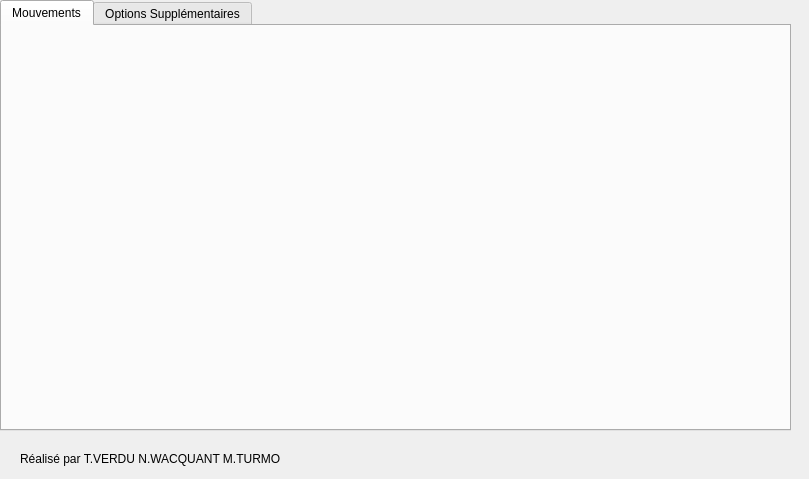
<?xml version="1.0" encoding="UTF-8"?>
<ui version="4.0">
 <class>FenetreOption</class>
 <widget class="QDialog" name="FenetreOption">
  <property name="geometry">
   <rect>
    <x>0</x>
    <y>0</y>
    <width>809</width>
    <height>479</height>
   </rect>
  </property>
  <property name="windowTitle">
   <string>Dialog</string>
  </property>
  <widget class="QTabWidget" name="CommentUtiliser">
   <property name="geometry">
    <rect>
     <x>0</x>
     <y>0</y>
     <width>791</width>
     <height>431</height>
    </rect>
   </property>
   <property name="currentIndex">
    <number>0</number>
   </property>
   <property name="tabsClosable">
    <bool>false</bool>
   </property>
   <property name="movable">
    <bool>false</bool>
   </property>
   <widget class="QWidget" name="tab">
    <attribute name="title">
     <string>Mouvements</string>
    </attribute>
    <widget class="QLabel" name="label_image">
     <property name="geometry">
      <rect>
       <x>0</x>
       <y>0</y>
       <width>721</width>
       <height>351</height>
      </rect>
     </property>
     <property name="text">
      <string/>
     </property>
    </widget>
   </widget>
   <widget class="QWidget" name="tab_2">
    <attribute name="title">
     <string>Options Supplémentaires</string>
    </attribute>
    <widget class="QLabel" name="textInfoWifiBot">
     <property name="geometry">
      <rect>
       <x>20</x>
       <y>10</y>
       <width>671</width>
       <height>181</height>
      </rect>
     </property>
     <property name="text">
      <string/>
     </property>
    </widget>
    <widget class="QLabel" name="label_2">
     <property name="geometry">
      <rect>
       <x>10</x>
       <y>20</y>
       <width>701</width>
       <height>121</height>
      </rect>
     </property>
     <property name="text">
      <string>&lt;html&gt;&lt;head/&gt;&lt;body&gt;&lt;p&gt;Vous avez la possibilité de prendre des captures d'écran de ce que le WifiBot voit à travers sa caméra.&lt;/p&gt;&lt;p&gt;Ces captures seront enregistrées dans le répertoire &amp;quot;CaptureDecran&amp;quot; dans le dossier du projet.&lt;/p&gt;&lt;p&gt;Les noms des images seront enregistrées à la date et à l'heure de capture.&lt;/p&gt;&lt;p&gt;Pour capturer une image, il vous suffit d'appuyer sur 'A', ou de cliquer sur le bouton 'Appareil Photo'.&lt;/p&gt;&lt;/body&gt;&lt;/html&gt;</string>
     </property>
    </widget>
    <widget class="QLabel" name="label_3">
     <property name="geometry">
      <rect>
       <x>0</x>
       <y>190</y>
       <width>561</width>
       <height>131</height>
      </rect>
     </property>
     <property name="text">
      <string>&lt;html&gt;&lt;head/&gt;&lt;body&gt;&lt;p&gt;Il vous est également possible d'arrêter ou de remettre le son. &lt;/p&gt;&lt;p&gt;Le son est activé par défaut, il vous suffit d'appuyer sur 'C', ou de cliquer le bouton 'Activer/Désactiver le son'.&lt;/p&gt;&lt;/body&gt;&lt;/html&gt;</string>
     </property>
    </widget>
   </widget>
  </widget>
  <widget class="QLabel" name="label">
   <property name="geometry">
    <rect>
     <x>20</x>
     <y>450</y>
     <width>591</width>
     <height>17</height>
    </rect>
   </property>
   <property name="text">
    <string>Réalisé par T.VERDU N.WACQUANT M.TURMO</string>
   </property>
  </widget>
 </widget>
 <resources/>
 <connections/>
</ui>
